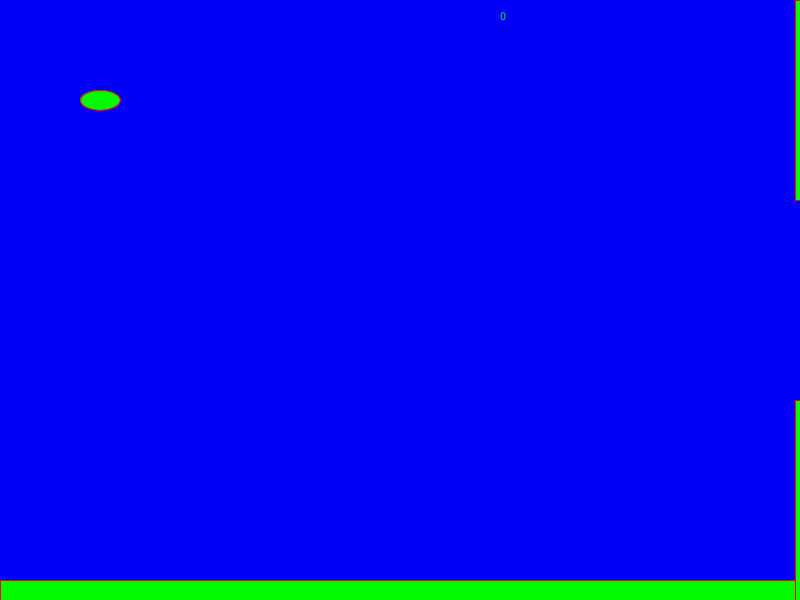
Frame 1 (no input)
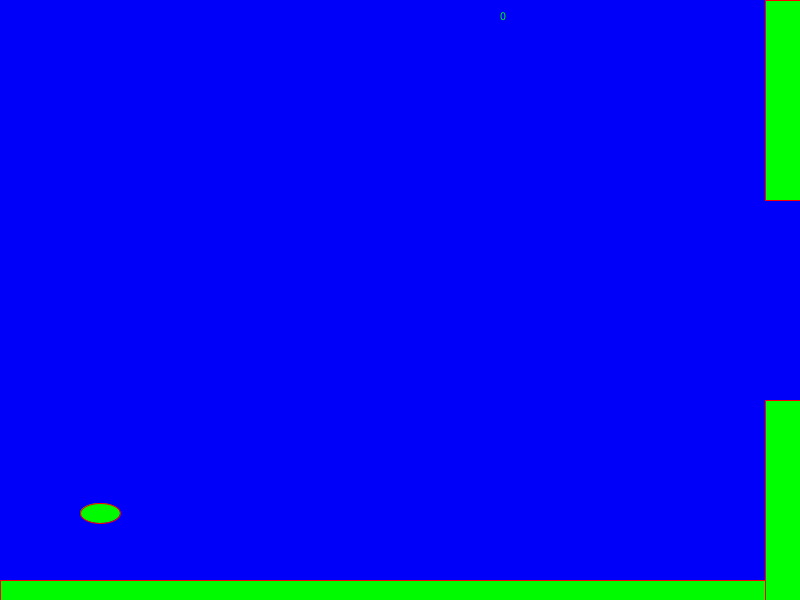
Frame 60 (the mouse pressed at the canvas centre just before this capture)
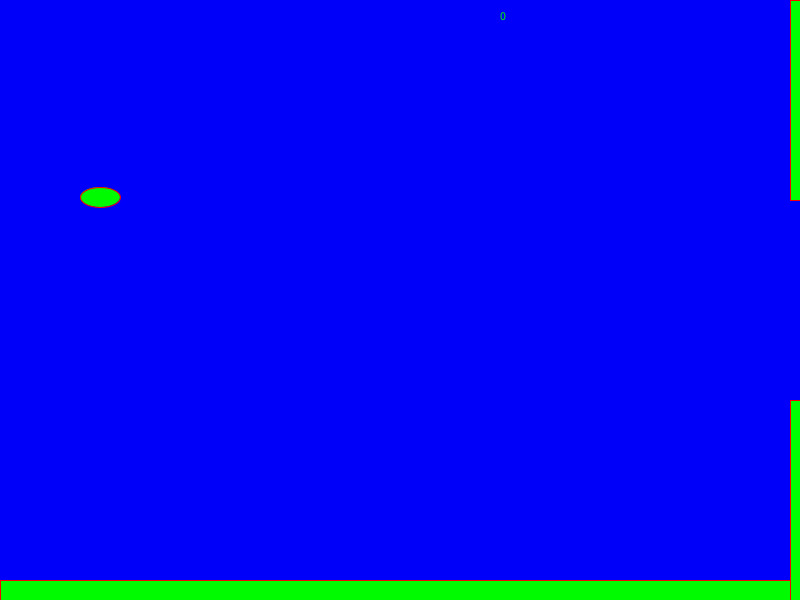
Frame 120 (the mouse held since frame 60 and released just before this capture)

The Processing sketch that drew these frames (run headless with seeded random() and noise(); from frame 60 on, the mouse is pressed at the canvas centre):

// Processing sketch: Flappy_bird
// ── Flappy_bird.pde
void setup()
{
size(800,600);
teleportPipes();
}
int x = 100;
int y= 100;
int birdYVelocity = 3;
int gravity = 1;
int px = 800;
int ph = 200;
int py = 0;
int py2= 0;
int score;
boolean passed = true;
void draw()
{
 
background(0,0,250); 
fill(0,250,0);
stroke(250,0,0);
ellipse(x, y, 40, 20);
rect(0,580,800,20);
text(score, 500, 20);
teleportPipes();
birdYVelocity+=gravity;
y+=birdYVelocity;
if(intersectsPipes())
{
x = 100;
y = 100;
score = 0;
px = 800;
}
if(passed && x>px)
{
  score++;
  passed = false;
}
}

void mousePressed()
{
 birdYVelocity = -10;
}

void teleportPipes()
{
fill(0,255,0);
rect(px, py, 50, ph);  
fill(0,255,0);
py2 = py + ph + 200;
rect(px, py2, 50, 600); 
px-=5;
if(px<0)
{
  passed = true;
ph = (int) random(100, 400);
px = 800;
}
}


boolean intersectsPipes() { 
     if (y < ph && x > px && x < (px+50)){
          return true; }
     else if (y>py2 && x > px && x < (px+20)) {
          return true; }
     else if (y>600){
       return true;}
     
     else { return false; }
}
